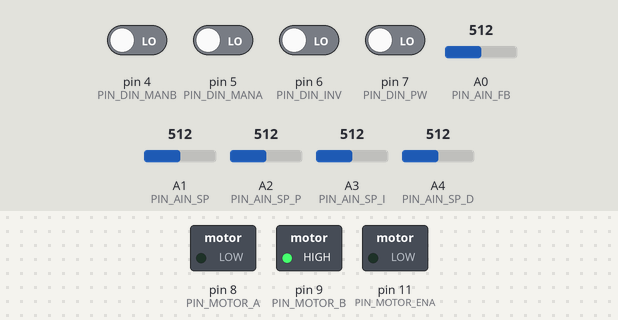
Recording of a sketch running on a simulated Arduino Uno, built with avr-gcc and run on an emulated ATmega328P. Shown: switched loads named in the sketch (green lamp = pin HIGH). The inputs (shaded band) are chosen by the test bench; at power-on: pin 4 (PIN_DIN_MANB), pin 5 (PIN_DIN_MANA), pin 6 (PIN_DIN_INV), pin 7 (PIN_DIN_PW) LOW, A0 (PIN_AIN_FB) = 512, A1 (PIN_AIN_SP) = 512, A2 (PIN_AIN_SP_P) = 512, A3 (PIN_AIN_SP_I) = 512, A4 (PIN_AIN_SP_D) = 512. What the sketch prints to the serial monitor is not drawn.

Above: at 0.1 s.
Timing chart, 0 to 1.6 s (numbered marks = the images above):
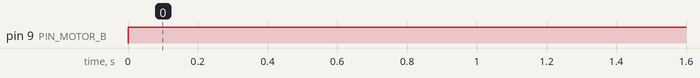

The sketch:

PID_CTRL.ino
```cpp
// define this if serial debug output is needed
#define DEBUG
#define DEBUG_SPEED 1000

//============================================================================
// FW version
//============================================================================

#define FW_STRING "FIRMWARE VERSION 0.0.1"

//============================================================================
// Pinout configs
//============================================================================

#define PIN_MOTOR_ENA 11
#define PIN_MOTOR_A   8
#define PIN_MOTOR_B   9

#define PIN_AIN_FB    14 // A0
#define PIN_AIN_SP    15 // A1
#define PIN_AIN_SP_P  16 // A2
#define PIN_AIN_SP_I  17 // A3
#define PIN_AIN_SP_D  18 // A4

#define PIN_DIN_PW    7 // Active HI
#define PIN_DIN_INV   6 // Active HI
#define PIN_DIN_MANA  5 // SW Up -> HI
#define PIN_DIN_MANB  4 // SW Dn -> HI


//============================================================================
// Config Parameters for calculations
//============================================================================

#define LOOP_SPEED_MS 15
#define DISP_ACCURACY 6 // decimal places to be printed in serial mon
#define ERROR_THRESH 5
#define MASTER_GAIN 1.0

const double PARAM_MAXGAIN_P = 1.0;
const double PARAM_MINGAIN_P = 0.0;

const double PARAM_MAXGAIN_I = 1.0;
const double PARAM_MINGAIN_I = 0.0;

const double PARAM_MAXGAIN_D = 10.0;
const double PARAM_MINGAIN_D = 0.0;

//============================================================================
// variables
//============================================================================

int param_p{};
int param_i{};
int param_d{};
int param_sp{};
int meas_fb{};

struct aINS {

  int fb{};
  int sp{};
  int p{};
  int i{};
  int d{};
};

struct dINS {

  bool pw{};
  bool inv{};
  bool mana{};
  bool manb{};
};

struct params {

  double p{};
  double i{};
  double d{};
};

// init struct for analog ins
aINS AINS;

// init struct for digital ins
dINS DINS;

// init struct for scaled values
params par;


//============================================================================
// Input wiring
void readAInputs(aINS* AINS ) {
//============================================================================

  AINS->fb = analogRead(PIN_AIN_FB);

  // invert setpoint
  if (DINS.inv) {

    AINS->sp = 1024 - analogRead(PIN_AIN_SP);

  } else {

    AINS->sp = analogRead(PIN_AIN_SP);

  }

  AINS->p = analogRead(PIN_AIN_SP_P);
  AINS->i = analogRead(PIN_AIN_SP_I);
  AINS->d = analogRead(PIN_AIN_SP_D);

}

//============================================================================
// Input wiring
void readDInputs(dINS* DINS) {
//============================================================================


  DINS->pw = digitalRead(PIN_DIN_PW);
  DINS->inv = digitalRead(PIN_DIN_INV);
  DINS->mana = digitalRead(PIN_DIN_MANA);
  DINS->manb = digitalRead(PIN_DIN_MANB);

}

//============================================================================
// map analog ins to floats for usage in controller math
void scaleInputs(aINS* AINS, params* par) {
//============================================================================

  par->p = PARAM_MINGAIN_P + (static_cast<double>(AINS->p) / 1024.0) * PARAM_MAXGAIN_P;
  par->i = PARAM_MINGAIN_I + (static_cast<double>(AINS->i) / 1024.0) * PARAM_MAXGAIN_I;
  par->d = PARAM_MINGAIN_D + (static_cast<double>(AINS->d) / 1024.0) * PARAM_MAXGAIN_D;

}

//============================================================================
// Helper: Check two numbers, if both have the same sign -> true
bool checkSign(double x, double y) {
//============================================================================

  return !((x > 0) ^ (y > 0));

}


//============================================================================
// PID Controller service routine
int servController(aINS* AINS, params* par){
//============================================================================


  static double i_err{};
  static double last_error{};
  static unsigned long millis_last{};

  // calculate the distance from FB to SP
  double error = AINS->sp - AINS->fb;


  // only act if error threshold is reached
  // this is needed to keep the controller from constantly fighting against backlash
  if (static_cast<int>(abs(error)) > ERROR_THRESH) {


    // PROPORTIONAL error
    double p_err = par->p * error;

    // INTEGRATED error

    i_err += error;

    if (abs(error) > 100) {

      i_err = 0;

    }

    // DERIVATIVE ERROR
    double timeDiff = static_cast<double>(millis() - millis_last);

    // calculate and scale current rate of change
    double d_err = par->d * (error - last_error) / timeDiff;

    // make sure that derivative error is always opposing integrated error
    // needs to be done to maintain dampening function
    // if error changes very fast, both i_err and d_err will have the same direction(thats bad)
    // if (checkSign(i_err, d_err)) {

    //   d_err = 0;

    // }

    // update timestamp
    millis_last = millis();
    // Serial.println(i_err);

    // routine over: overwrite the last error with the current one
    last_error = error;

    // sum all the errors together
    int corrector = static_cast<int>((p_err + par->i * i_err + d_err) * MASTER_GAIN);

    #ifdef DEBUG

    Serial.print("OUTPUT: ");
    Serial.print(corrector);
    Serial.print("\t ABS_ERROR: ");
    Serial.print(AINS->sp - AINS->fb);
    Serial.print("\t\t P_ERR: ");
    Serial.print(p_err, 6);
    Serial.print("\t I ERR: ");
    Serial.print(i_err, 6);
    Serial.print("\t D_ERR: ");
    Serial.println(d_err, 6);

    #endif

    return corrector;

  } else {
    // if error threshold is not reached:
    // drain integral to avoid small errors accumulating in there
    i_err = 0;

    // return 0 to to nothing
    return 0;

  }
}


//============================================================================
// Motor driver
void driveMotor(int sp) {
//============================================================================

  //TODO
  // set direction pins

  if (sp < 0) {

    digitalWrite(PIN_MOTOR_A, 1);
    digitalWrite(PIN_MOTOR_B, 0);

  } else {

    digitalWrite(PIN_MOTOR_A, 0);
    digitalWrite(PIN_MOTOR_B, 1);

  }

  // remove sign from setpoint

  sp = abs(sp);

  // scale setpoint
  int sp_scaled = map(sp, 0, 1024, 0, 255);

  // write to analo output

  analogWrite(PIN_MOTOR_ENA, sp_scaled);

}

void setup() {

  // setup comms
  Serial.begin(115200);

  // give out SW information
  Serial.println(FW_STRING);

  // setup output pins
  pinMode(PIN_MOTOR_ENA, OUTPUT);
  pinMode(PIN_MOTOR_A, OUTPUT);
  pinMode(PIN_MOTOR_B, OUTPUT);

  // setup input pins
  for (int i = 4 ; i < 19; i++) {

    pinMode(i, INPUT);

    // jump to second block of pins
    i = i == 7 ? 14 : i;

  }


}

void loop() {

  // VARIABLES FOR FIRING ROUTINES
  static long millis_debug{};
  static long millis_pid{};

  //============================================================================
  // INPUT
  //============================================================================

  readAInputs(&AINS);
  readDInputs(&DINS);

  //============================================================================
  // PROCESS
  //============================================================================

  scaleInputs(&AINS, &par);

  //============================================================================
  // OUTPUT
  //============================================================================

  //&&
  // do PID magic
  if (digitalRead(PIN_DIN_PW) && (millis() - millis_pid > LOOP_SPEED_MS)) {

    // service controller routine and drive motor
    driveMotor(servController(&AINS, &par));

    // print controller output for debugging purposes


      millis_pid = millis();

  } else {
    driveMotor(0);
  }


  delay(LOOP_SPEED_MS);

  //============================================================================
  // DEBUG
  //============================================================================

  // Print struct values for debug purposes
  #ifdef DEBUG

  // if (millis() - millis_debug > DEBUG_SPEED) {

  //   // Print Analog input values
  //   Serial.println("==============================================");
  //   Serial.print("AINS - FB:  ");
  //   Serial.print(AINS.fb);
  //   Serial.print(" SP: ");
  //   Serial.print(AINS.sp);
  //   Serial.print(" P: ");
  //   Serial.print(AINS.p);
  //   Serial.print(" I: ");
  //   Serial.print(AINS.i);
  //   Serial.print(" D: ");
  //   Serial.print(AINS.d);
  //   Serial.println();


  //   // Print Calculated gains

  //   Serial.print("GAINS - P:  ");
  //   Serial.print(par.p, DISP_ACCURACY);
  //   Serial.print(" I: ");
  //   Serial.print(par.i, DISP_ACCURACY);
  //   Serial.print(" D: ");
  //   Serial.print(par.d, DISP_ACCURACY);
  //   Serial.println();


  //   millis_debug = millis();
  // }

  #endif


}
```

Measured:
- by itself, pin 9 (PIN_MOTOR_B): LOW → HIGH at 0.00 s
